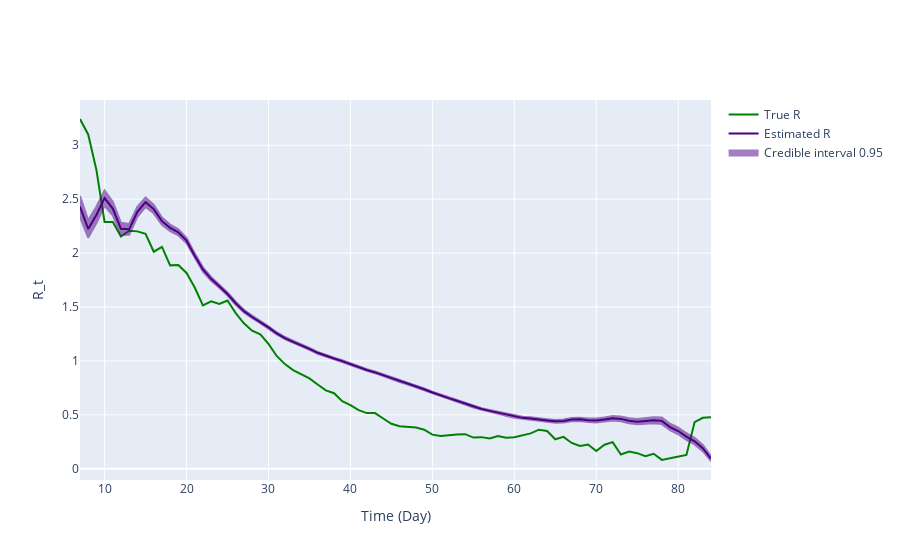

Notebook code for this chart:
### Code cell
# Plot comparison between the true and predicted R_t
# Transform our incidence data into pandas dataframes
inc_data = pd.DataFrame(
    {
        'Time': np.arange(max(time_sample) + 1),
        'Incidence Number': incidences
    }
)

inference = branchpro.BranchProPosterior(
    inc_data=inc_data,
    daily_serial_interval=serial_interval,
    alpha=a,
    beta=1/b)

inference.run_inference(tau=tau)
intervals = inference.get_intervals(central_prob=.95)

# Transform our true incidence data into pandas dataframes
inc_data_true = pd.DataFrame(
    {
        'Time': np.arange(max(time_sample) + 1),
        'Incidence Number': incidences_true[:max(time_sample) + 1]
    }
)

inference_true = branchpro.BranchProPosterior(
    inc_data=inc_data_true,
    daily_serial_interval=serial_interval,
    alpha=a,
    beta=1/b)

inference_true.run_inference(tau=tau)
intervals_true = inference_true.get_intervals(central_prob=.95)

fig = ReproductionNumberPlot()

fig.add_interval_true_rt(intervals_true)
fig.add_interval_rt(intervals)

fig.update_labels(time_label='Time (Day)', r_label='R_t')

fig.show_figure()

### Figure 1 — Plotly figure (JSON) as saved in the notebook; plotly's stock layout.template omitted (floating-point values rounded to 4 significant figures; data arrays with more than 128 entries replaced by an {"elided": "..."} marker saying what was removed)
{"data": [{"line": {"color": "green"}, "mode": "lines", "name": "True R", "type": "scatter", "x": [7, 8, 9, 10, 11, 12, 13, 14, 15, 16, 17, 18, 19, 20, 21, 22, 23, 24, 25, 26, 27, 28, 29, 30, 31, 32, 33, 34, 35, 36, 37, 38, 39, 40, 41, 42, 43, 44, 45, 46, 47, 48, 49, 50, 51, 52, 53, 54, 55, 56, 57, 58, 59, 60, 61, 62, 63, 64, 65, 66, 67, 68, 69, 70, 71, 72, 73, 74, 75, 76, 77, 78, 79, 80, 81, 82, 83, 84], "y": [3.243, 3.1, 2.772, 2.289, 2.288, 2.154, 2.207, 2.201, 2.178, 2.013, 2.058, 1.886, 1.89, 1.816, 1.68, 1.515, 1.553, 1.529, 1.561, 1.443, 1.35, 1.281, 1.247, 1.158, 1.046, 0.9709, 0.9153, 0.8727, 0.8379, 0.7815, 0.7275, 0.7013, 0.6269, 0.5898, 0.5438, 0.5168, 0.5171, 0.4666, 0.4172, 0.3941, 0.387, 0.3821, 0.3627, 0.3168, 0.3037, 0.3124, 0.3191, 0.3212, 0.29, 0.2939, 0.2817, 0.3033, 0.2882, 0.2938, 0.3118, 0.3284, 0.3628, 0.3514, 0.2739, 0.2964, 0.2399, 0.2117, 0.2258, 0.1653, 0.2235, 0.2476, 0.1335, 0.1595, 0.1454, 0.1168, 0.1398, 0.0832, 0.09726, 0.1132, 0.1293, 0.4333, 0.4733, 0.479]}, {"line": {"color": "indigo"}, "mode": "lines", "name": "Estimated R", "type": "scatter", "x": [7, 8, 9, 10, 11, 12, 13, 14, 15, 16, 17, 18, 19, 20, 21, 22, 23, 24, 25, 26, 27, 28, 29, 30, 31, 32, 33, 34, 35, 36, 37, 38, 39, 40, 41, 42, 43, 44, 45, 46, 47, 48, 49, 50, 51, 52, 53, 54, 55, 56, 57, 58, 59, 60, 61, 62, 63, 64, 65, 66, 67, 68, 69, 70, 71, 72, 73, 74, 75, 76, 77, 78, 79, 80, 81, 82, 83, 84], "y": [2.432, 2.223, 2.353, 2.509, 2.413, 2.226, 2.221, 2.383, 2.472, 2.408, 2.296, 2.234, 2.193, 2.115, 1.975, 1.848, 1.762, 1.696, 1.621, 1.535, 1.462, 1.408, 1.362, 1.311, 1.256, 1.212, 1.178, 1.146, 1.111, 1.076, 1.047, 1.023, 0.9986, 0.9701, 0.9412, 0.9168, 0.8944, 0.8694, 0.8409, 0.8127, 0.7883, 0.7649, 0.738, 0.7081, 0.6799, 0.6556, 0.6315, 0.6045, 0.5771, 0.5544, 0.5374, 0.5215, 0.5018, 0.4832, 0.4725, 0.467, 0.4609, 0.4485, 0.4403, 0.4437, 0.4564, 0.4587, 0.4506, 0.4483, 0.4575, 0.4684, 0.4629, 0.4449, 0.4366, 0.4458, 0.4498, 0.4447, 0.3872, 0.3505, 0.2987, 0.2556, 0.1912, 0.09367]}, {"fill": "toself", "fillcolor": "indigo", "line": {"color": "indigo"}, "mode": "lines", "name": "Credible interval 0.95", "opacity": 0.5, "type": "scatter", "x": {"elided": "156 int values"}, "y": {"elided": "156 float values"}}], "layout": {"hovermode": "x unified", "xaxis": {"title": {"text": "Time (Day)"}}, "yaxis": {"title": {"text": "R_t"}}}}
